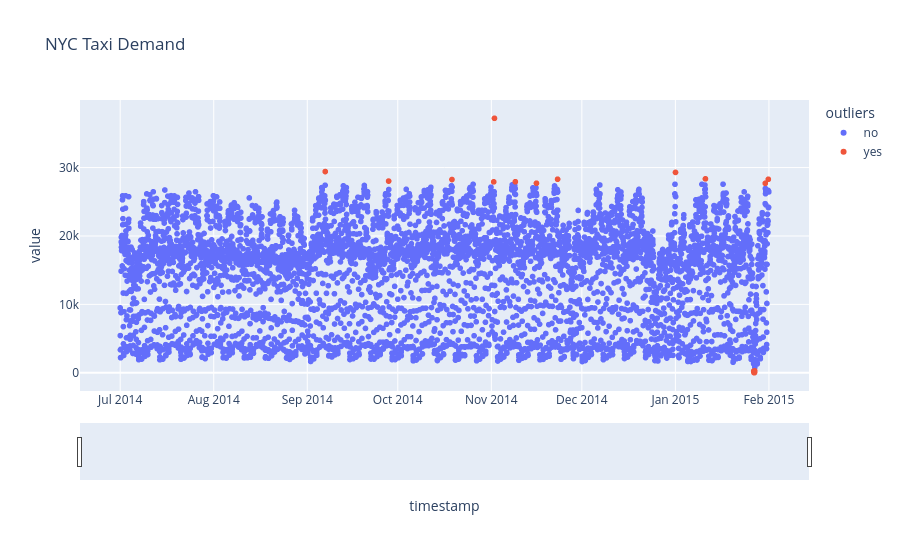

The cell this chart's notebook holds for it:
### Code cell
fig = px.scatter(df.reset_index(), x='timestamp', y='value', color='outliers', hover_data=['weekday'], title='NYC Taxi Demand')

fig.update_xaxes(
    rangeslider_visible=True,
)
fig.show()

### Figure 1 — Plotly figure (JSON) as saved in the notebook; plotly's stock layout.template omitted (floating-point values rounded to 4 significant figures; data arrays with more than 128 entries replaced by an {"elided": "..."} marker saying what was removed)
{"data": [{"customdata": {"elided": "5139x1 str values"}, "hovertemplate": "outliers=no<br>timestamp=%{x}<br>value=%{y}<br>weekday=%{customdata[0]}<extra></extra>", "legendgroup": "no", "marker": {"color": "#636efa", "symbol": "circle"}, "mode": "markers", "name": "no", "showlegend": true, "type": "scattergl", "x": {"elided": "5139 str values"}, "xaxis": "x", "y": {"elided": "5139 float values"}, "yaxis": "y"}, {"customdata": [["Saturday"], ["Saturday"], ["Saturday"], ["Saturday"], ["Sunday"], ["Saturday"], ["Saturday"], ["Saturday"], ["Thursday"], ["Saturday"], ["Monday"], ["Tuesday"], ["Tuesday"], ["Tuesday"], ["Tuesday"], ["Tuesday"], ["Tuesday"], ["Tuesday"], ["Tuesday"], ["Friday"], ["Saturday"]], "hovertemplate": "outliers=yes<br>timestamp=%{x}<br>value=%{y}<br>weekday=%{customdata[0]}<extra></extra>", "legendgroup": "yes", "marker": {"color": "#EF553B", "symbol": "circle"}, "mode": "markers", "name": "yes", "showlegend": true, "type": "scattergl", "x": ["2014-09-06T23:00:00.000000000", "2014-09-27T23:00:00.000000000", "2014-10-18T23:00:00.000000000", "2014-11-01T19:00:00.000000000", "2014-11-02T01:00:00.000000000", "2014-11-08T23:00:00.000000000", "2014-11-15T23:00:00.000000000", "2014-11-22T23:00:00.000000000", "2015-01-01T01:00:00.000000000", "2015-01-10T23:00:00.000000000", "2015-01-26T23:00:00.000000000", "2015-01-27T00:00:00.000000000", "2015-01-27T01:00:00.000000000", "2015-01-27T02:00:00.000000000", "2015-01-27T03:00:00.000000000", "2015-01-27T04:00:00.000000000", "2015-01-27T05:00:00.000000000", "2015-01-27T06:00:00.000000000", "2015-01-27T07:00:00.000000000", "2015-01-30T19:00:00.000000000", "2015-01-31T19:00:00.000000000"], "xaxis": "x", "y": [29420.0, 28020.0, 28250.0, 27910.0, 37200.0, 27930.0, 27710.0, 28300.0, 29290.0, 28350.0, 243.0, 94.5, 39.5, 29.0, 9.5, 14.5, 29.0, 88.0, 274.0, 27700.0, 28290.0], "yaxis": "y"}], "layout": {"legend": {"title": {"text": "outliers"}, "tracegroupgap": 0}, "title": {"text": "NYC Taxi Demand"}, "xaxis": {"anchor": "y", "domain": [0, 1], "rangeslider": {"visible": true}, "title": {"text": "timestamp"}}, "yaxis": {"anchor": "x", "domain": [0, 1], "title": {"text": "value"}}}}
